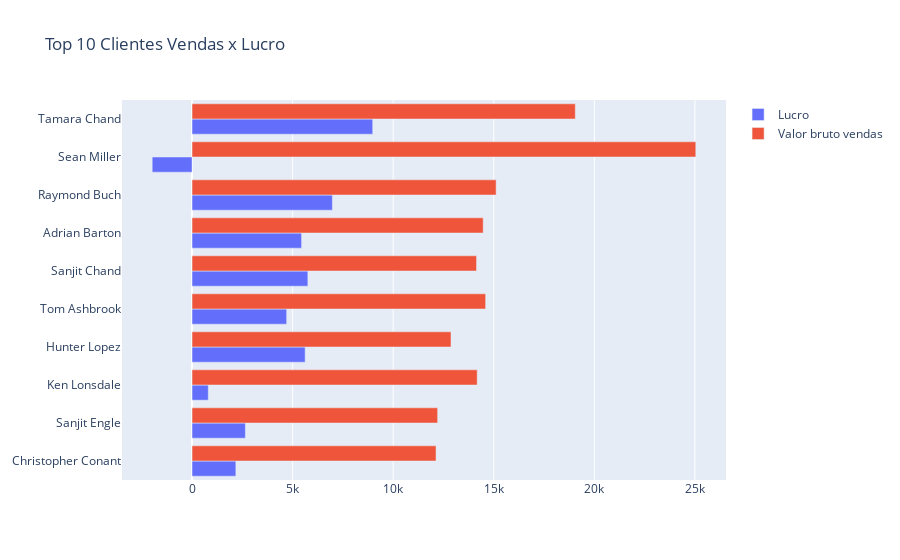

The cell this chart's notebook holds for it:
### Code cell
figplot1 = pg.Figure(data = [pg.Bar(name = "Lucro", x = df_sum_cliente_sort["Lucro após o desconto"],
                                    y = df_sum_cliente_sort["Nome Cliente"], orientation = "h" ),
                            pg.Bar(name = "Valor bruto vendas",x = df_sum_cliente_sort["Valor do Pedido"], y = df_sum_cliente_sort["Nome Cliente"],orientation = "h")])
figplot1.update_layout(title = "Top 10 Clientes Vendas x Lucro",yaxis_categoryorder = "total ascending")
figplot1.show()

### Figure 1 — Plotly figure (JSON) as saved in the notebook; plotly's stock layout.template omitted (floating-point values rounded to 4 significant figures)
{"data": [{"name": "Lucro", "orientation": "h", "type": "bar", "x": [-1981.0, 8981.0, 6976.0, 4704.0, 5445.0, 806.9, 5757.0, 5622.0, 2651.0, 2177.0], "y": ["Sean Miller", "Tamara Chand", "Raymond Buch", "Tom Ashbrook", "Adrian Barton", "Ken Lonsdale", "Sanjit Chand", "Hunter Lopez", "Sanjit Engle", "Christopher Conant"]}, {"name": "Valor bruto vendas", "orientation": "h", "type": "bar", "x": [25040.0, 19050.0, 15120.0, 14600.0, 14470.0, 14180.0, 14140.0, 12870.0, 12210.0, 12130.0], "y": ["Sean Miller", "Tamara Chand", "Raymond Buch", "Tom Ashbrook", "Adrian Barton", "Ken Lonsdale", "Sanjit Chand", "Hunter Lopez", "Sanjit Engle", "Christopher Conant"]}], "layout": {"title": {"text": "Top 10 Clientes Vendas x Lucro"}, "yaxis": {"categoryorder": "total ascending"}}}
